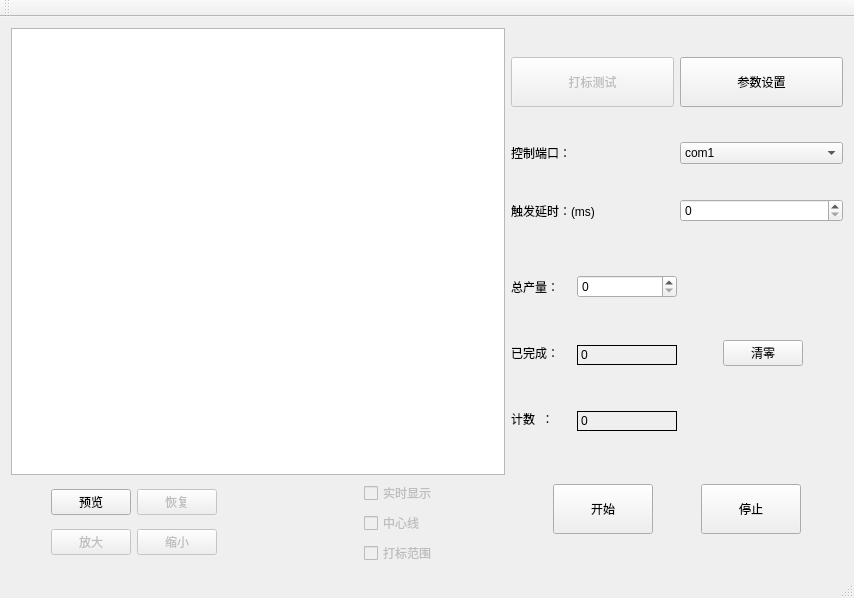
<?xml version="1.0" encoding="UTF-8"?>
<ui version="4.0">
 <class>laserMarkingClass</class>
 <widget class="QMainWindow" name="laserMarkingClass">
  <property name="geometry">
   <rect>
    <x>0</x>
    <y>0</y>
    <width>854</width>
    <height>598</height>
   </rect>
  </property>
  <property name="minimumSize">
   <size>
    <width>60</width>
    <height>0</height>
   </size>
  </property>
  <property name="windowTitle">
   <string>laserMarking</string>
  </property>
  <widget class="QWidget" name="centralWidget">
   <layout class="QGridLayout" name="gridLayout_10">
    <item row="0" column="0">
     <layout class="QGridLayout" name="gridLayout_5">
      <item row="0" column="0">
       <layout class="QGridLayout" name="gridLayout_3">
        <item row="0" column="0">
         <widget class="QGraphicsView" name="graphicsView"/>
        </item>
        <item row="1" column="0">
         <layout class="QGridLayout" name="gridLayout_8">
          <item row="0" column="2">
           <layout class="QGridLayout" name="gridLayout_7">
            <item row="0" column="0">
             <widget class="QCheckBox" name="realtime_display">
              <property name="enabled">
               <bool>false</bool>
              </property>
              <property name="text">
               <string>实时显示</string>
              </property>
             </widget>
            </item>
            <item row="1" column="0">
             <widget class="QCheckBox" name="center_line">
              <property name="enabled">
               <bool>false</bool>
              </property>
              <property name="text">
               <string>中心线</string>
              </property>
             </widget>
            </item>
            <item row="2" column="0">
             <widget class="QCheckBox" name="marking_range">
              <property name="enabled">
               <bool>false</bool>
              </property>
              <property name="text">
               <string>打标范围</string>
              </property>
             </widget>
            </item>
            <item row="1" column="1">
             <spacer name="horizontalSpacer_2">
              <property name="orientation">
               <enum>Qt::Horizontal</enum>
              </property>
              <property name="sizeHint" stdset="0">
               <size>
                <width>40</width>
                <height>20</height>
               </size>
              </property>
             </spacer>
            </item>
           </layout>
          </item>
          <item row="0" column="0">
           <layout class="QGridLayout" name="gridLayout_6">
            <item row="0" column="2">
             <widget class="QPushButton" name="resume_btn">
              <property name="enabled">
               <bool>false</bool>
              </property>
              <property name="text">
               <string>恢复</string>
              </property>
             </widget>
            </item>
            <item row="1" column="2">
             <widget class="QPushButton" name="zoom_out_btn">
              <property name="enabled">
               <bool>false</bool>
              </property>
              <property name="text">
               <string>缩小</string>
              </property>
             </widget>
            </item>
            <item row="1" column="1">
             <widget class="QPushButton" name="zoom_in_btn">
              <property name="enabled">
               <bool>false</bool>
              </property>
              <property name="text">
               <string>放大</string>
              </property>
             </widget>
            </item>
            <item row="0" column="1">
             <widget class="QPushButton" name="take_pthoto_btn">
              <property name="text">
               <string>预览</string>
              </property>
             </widget>
            </item>
            <item row="0" column="0">
             <spacer name="horizontalSpacer_3">
              <property name="orientation">
               <enum>Qt::Horizontal</enum>
              </property>
              <property name="sizeHint" stdset="0">
               <size>
                <width>40</width>
                <height>20</height>
               </size>
              </property>
             </spacer>
            </item>
           </layout>
          </item>
          <item row="0" column="1">
           <spacer name="horizontalSpacer">
            <property name="orientation">
             <enum>Qt::Horizontal</enum>
            </property>
            <property name="sizeHint" stdset="0">
             <size>
              <width>40</width>
              <height>20</height>
             </size>
            </property>
           </spacer>
          </item>
         </layout>
        </item>
       </layout>
      </item>
      <item row="0" column="1">
       <layout class="QGridLayout" name="gridLayout_2">
        <item row="1" column="1">
         <widget class="QComboBox" name="comboBox">
          <item>
           <property name="text">
            <string>com1</string>
           </property>
          </item>
          <item>
           <property name="text">
            <string>com2</string>
           </property>
          </item>
          <item>
           <property name="text">
            <string>com3</string>
           </property>
          </item>
          <item>
           <property name="text">
            <string>com4</string>
           </property>
          </item>
          <item>
           <property name="text">
            <string>com5</string>
           </property>
          </item>
          <item>
           <property name="text">
            <string>com6</string>
           </property>
          </item>
          <item>
           <property name="text">
            <string>null</string>
           </property>
          </item>
         </widget>
        </item>
        <item row="3" column="0" colspan="2">
         <layout class="QGridLayout" name="gridLayout">
          <item row="2" column="1">
           <widget class="QLabel" name="finish_count">
            <property name="minimumSize">
             <size>
              <width>100</width>
              <height>20</height>
             </size>
            </property>
            <property name="maximumSize">
             <size>
              <width>16777215</width>
              <height>15</height>
             </size>
            </property>
            <property name="frameShape">
             <enum>QFrame::Box</enum>
            </property>
            <property name="text">
             <string>0</string>
            </property>
           </widget>
          </item>
          <item row="3" column="1">
           <widget class="QLabel" name="counts">
            <property name="minimumSize">
             <size>
              <width>100</width>
              <height>20</height>
             </size>
            </property>
            <property name="maximumSize">
             <size>
              <width>16777215</width>
              <height>15</height>
             </size>
            </property>
            <property name="frameShape">
             <enum>QFrame::Box</enum>
            </property>
            <property name="text">
             <string>0</string>
            </property>
           </widget>
          </item>
          <item row="2" column="3">
           <widget class="QPushButton" name="count_clear_btn">
            <property name="text">
             <string>清零</string>
            </property>
           </widget>
          </item>
          <item row="2" column="2">
           <spacer name="horizontalSpacer_6">
            <property name="orientation">
             <enum>Qt::Horizontal</enum>
            </property>
            <property name="sizeHint" stdset="0">
             <size>
              <width>40</width>
              <height>20</height>
             </size>
            </property>
           </spacer>
          </item>
          <item row="2" column="0">
           <widget class="QLabel" name="label_4">
            <property name="minimumSize">
             <size>
              <width>60</width>
              <height>60</height>
             </size>
            </property>
            <property name="text">
             <string>已完成：</string>
            </property>
           </widget>
          </item>
          <item row="3" column="0">
           <widget class="QLabel" name="label_6">
            <property name="minimumSize">
             <size>
              <width>60</width>
              <height>60</height>
             </size>
            </property>
            <property name="text">
             <string>计数  ：</string>
            </property>
           </widget>
          </item>
          <item row="0" column="0">
           <widget class="QLabel" name="label">
            <property name="minimumSize">
             <size>
              <width>60</width>
              <height>60</height>
             </size>
            </property>
            <property name="text">
             <string>总产量：</string>
            </property>
           </widget>
          </item>
          <item row="2" column="4">
           <spacer name="horizontalSpacer_7">
            <property name="orientation">
             <enum>Qt::Horizontal</enum>
            </property>
            <property name="sizeHint" stdset="0">
             <size>
              <width>40</width>
              <height>20</height>
             </size>
            </property>
           </spacer>
          </item>
          <item row="0" column="1">
           <widget class="QSpinBox" name="spinBox_2">
            <property name="maximum">
             <number>9999999</number>
            </property>
           </widget>
          </item>
         </layout>
        </item>
        <item row="1" column="0">
         <widget class="QLabel" name="label_2">
          <property name="text">
           <string>控制端口：</string>
          </property>
         </widget>
        </item>
        <item row="4" column="0" colspan="2">
         <layout class="QGridLayout" name="gridLayout_9">
          <item row="0" column="4">
           <spacer name="horizontalSpacer_4">
            <property name="orientation">
             <enum>Qt::Horizontal</enum>
            </property>
            <property name="sizeHint" stdset="0">
             <size>
              <width>40</width>
              <height>20</height>
             </size>
            </property>
           </spacer>
          </item>
          <item row="0" column="2">
           <spacer name="horizontalSpacer_5">
            <property name="orientation">
             <enum>Qt::Horizontal</enum>
            </property>
            <property name="sizeHint" stdset="0">
             <size>
              <width>40</width>
              <height>20</height>
             </size>
            </property>
           </spacer>
          </item>
          <item row="0" column="1">
           <widget class="QPushButton" name="start_btn">
            <property name="enabled">
             <bool>true</bool>
            </property>
            <property name="minimumSize">
             <size>
              <width>100</width>
              <height>50</height>
             </size>
            </property>
            <property name="text">
             <string>开始</string>
            </property>
           </widget>
          </item>
          <item row="0" column="3">
           <widget class="QPushButton" name="stop_btn">
            <property name="enabled">
             <bool>true</bool>
            </property>
            <property name="minimumSize">
             <size>
              <width>100</width>
              <height>50</height>
             </size>
            </property>
            <property name="text">
             <string>停止</string>
            </property>
           </widget>
          </item>
          <item row="0" column="0">
           <spacer name="horizontalSpacer_9">
            <property name="orientation">
             <enum>Qt::Horizontal</enum>
            </property>
            <property name="sizeHint" stdset="0">
             <size>
              <width>40</width>
              <height>20</height>
             </size>
            </property>
           </spacer>
          </item>
         </layout>
        </item>
        <item row="0" column="0" colspan="2">
         <layout class="QGridLayout" name="gridLayout_4">
          <item row="0" column="0">
           <widget class="QPushButton" name="mark_test_btn">
            <property name="enabled">
             <bool>false</bool>
            </property>
            <property name="minimumSize">
             <size>
              <width>0</width>
              <height>50</height>
             </size>
            </property>
            <property name="text">
             <string>打标测试</string>
            </property>
           </widget>
          </item>
          <item row="0" column="1">
           <widget class="QPushButton" name="setting_btn">
            <property name="minimumSize">
             <size>
              <width>0</width>
              <height>50</height>
             </size>
            </property>
            <property name="text">
             <string>参数设置</string>
            </property>
           </widget>
          </item>
         </layout>
        </item>
        <item row="2" column="0">
         <widget class="QLabel" name="label_3">
          <property name="text">
           <string>触发延时：(ms)</string>
          </property>
         </widget>
        </item>
        <item row="2" column="1">
         <widget class="QSpinBox" name="spinBox"/>
        </item>
       </layout>
      </item>
     </layout>
    </item>
   </layout>
  </widget>
  <widget class="QMenuBar" name="menuBar">
   <property name="geometry">
    <rect>
     <x>0</x>
     <y>0</y>
     <width>854</width>
     <height>26</height>
    </rect>
   </property>
  </widget>
  <widget class="QToolBar" name="mainToolBar">
   <attribute name="toolBarArea">
    <enum>TopToolBarArea</enum>
   </attribute>
   <attribute name="toolBarBreak">
    <bool>false</bool>
   </attribute>
  </widget>
  <widget class="QStatusBar" name="statusBar"/>
 </widget>
 <layoutdefault spacing="6" margin="11"/>
 <resources/>
 <connections/>
</ui>
